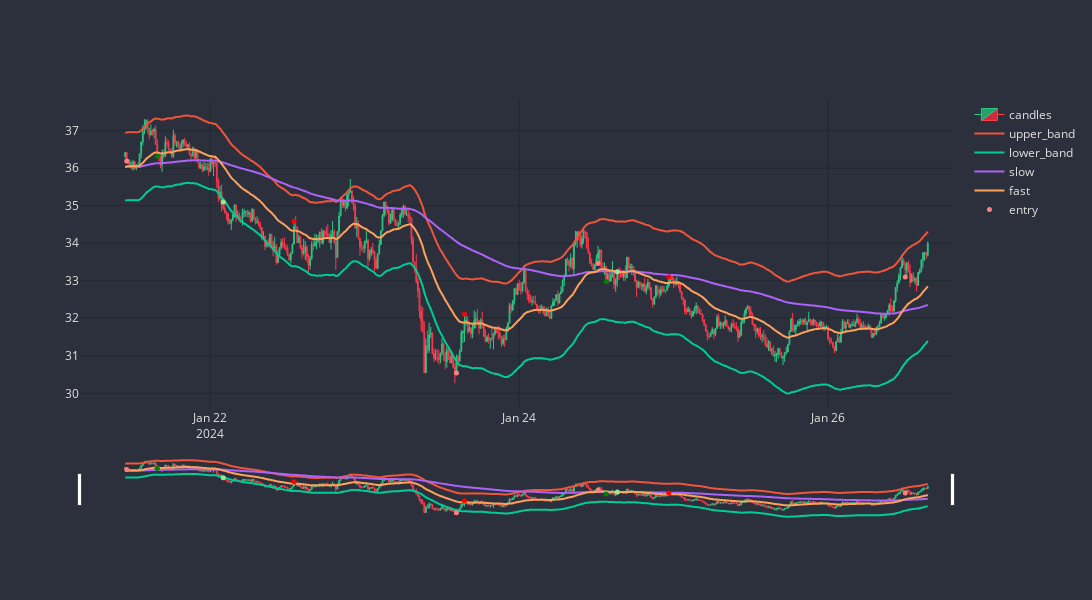

Notebook code cell kept with this figure:
### Code cell
strat.plot(win=-21700)

### Figure 1 — Plotly figure (JSON) as saved in the notebook; plotly's stock layout.template omitted (floating-point values rounded to 4 significant figures; data arrays with more than 128 entries replaced by an {"elided": "..."} marker saying what was removed)
{"data": [{"close": {"elided": "500 float values"}, "decreasing": {"fillcolor": "#CC2E3C", "line": {"color": "#FF3A4C"}}, "high": {"elided": "500 float values"}, "increasing": {"fillcolor": "#24A06B", "line": {"color": "#2EC886"}}, "line": {"width": 1}, "low": {"elided": "500 float values"}, "name": "candles", "opacity": 1, "open": {"elided": "500 float values"}, "type": "candlestick", "x": {"elided": "500 str values"}}, {"line": {"shape": "spline", "width": 2}, "name": "upper_band", "type": "scatter", "x": {"elided": "500 str values"}, "y": {"elided": "500 float values"}}, {"line": {"shape": "spline", "width": 2}, "name": "lower_band", "type": "scatter", "x": {"elided": "500 str values"}, "y": {"elided": "500 float values"}}, {"line": {"shape": "spline", "width": 2}, "name": "slow", "type": "scatter", "x": {"elided": "500 str values"}, "y": {"elided": "500 float values"}}, {"line": {"shape": "spline", "width": 2}, "name": "fast", "type": "scatter", "x": {"elided": "500 str values"}, "y": {"elided": "500 float values"}}, {"marker": {"color": ["#FF7F7F", "green", "#90EE90", "red", "#FF7F7F", "red", "#FF7F7F", "green", "#90EE90", "red", "#FF7F7F"], "size": 5}, "mode": "markers", "name": "entry", "type": "scatter", "x": ["2024-01-21T11:00:00", "2024-01-21T15:45:00", "2024-01-22T02:00:00", "2024-01-22T13:00:00", "2024-01-23T14:15:00", "2024-01-23T15:30:00", "2024-01-24T12:15:00", "2024-01-24T13:30:00", "2024-01-24T15:15:00", "2024-01-24T23:15:00", "2024-01-26T12:00:00"], "y": [36.19, 36.31, 35.09, 34.58, 30.54, 32.11, 33.46, 32.98, 33.24, 33.1, 33.1]}], "layout": {"font": {"color": "#E1E1E1", "size": 12}, "height": 600, "paper_bgcolor": "#2C303C", "plot_bgcolor": "#2C303C", "width": 1200, "xaxis": {"gridcolor": "#1F292F", "nticks": 5, "rangeslider": {"visible": true}, "type": "date"}, "yaxis": {"gridcolor": "#1F292F"}}}
